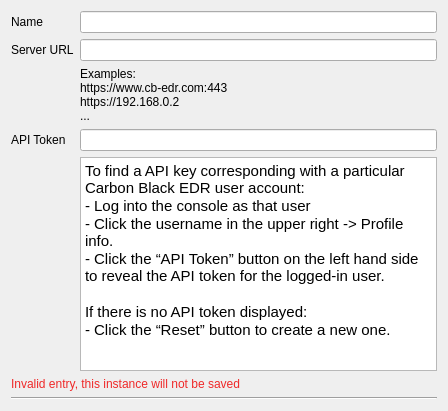
<?xml version="1.0" encoding="UTF-8"?>
<ui version="4.0">
 <class>InstanceEdr</class>
 <widget class="QWidget" name="InstanceEdr">
  <property name="geometry">
   <rect>
    <x>0</x>
    <y>0</y>
    <width>448</width>
    <height>411</height>
   </rect>
  </property>
  <property name="sizePolicy">
   <sizepolicy hsizetype="MinimumExpanding" vsizetype="MinimumExpanding">
    <horstretch>0</horstretch>
    <verstretch>0</verstretch>
   </sizepolicy>
  </property>
  <property name="windowTitle">
   <string>Form</string>
  </property>
  <layout class="QVBoxLayout" name="verticalLayout">
   <item>
    <layout class="QFormLayout" name="formLayout">
     <item row="0" column="0">
      <widget class="QLabel" name="label_1">
       <property name="enabled">
        <bool>true</bool>
       </property>
       <property name="text">
        <string>Name</string>
       </property>
      </widget>
     </item>
     <item row="0" column="1">
      <widget class="QLineEdit" name="lineEdit_name">
       <property name="enabled">
        <bool>true</bool>
       </property>
      </widget>
     </item>
     <item row="1" column="0">
      <widget class="QLabel" name="label_2">
       <property name="text">
        <string>Server URL</string>
       </property>
      </widget>
     </item>
     <item row="1" column="1">
      <widget class="QLineEdit" name="lineEdit_url">
       <property name="text">
        <string/>
       </property>
      </widget>
     </item>
     <item row="2" column="1">
      <widget class="QLabel" name="label_4">
       <property name="text">
        <string>Examples:
https://www.cb-edr.com:443
https://192.168.0.2
...</string>
       </property>
      </widget>
     </item>
     <item row="3" column="0">
      <widget class="QLabel" name="label_3">
       <property name="text">
        <string>API Token</string>
       </property>
      </widget>
     </item>
     <item row="3" column="1">
      <widget class="QLineEdit" name="lineEdit_api">
       <property name="text">
        <string/>
       </property>
      </widget>
     </item>
     <item row="4" column="1">
      <widget class="QTextEdit" name="textEdit">
       <property name="html">
        <string>&lt;!DOCTYPE HTML PUBLIC &quot;-//W3C//DTD HTML 4.0//EN&quot; &quot;http://www.w3.org/TR/REC-html40/strict.dtd&quot;&gt;
&lt;html&gt;&lt;head&gt;&lt;meta name=&quot;qrichtext&quot; content=&quot;1&quot; /&gt;&lt;style type=&quot;text/css&quot;&gt;
p, li { white-space: pre-wrap; }
&lt;/style&gt;&lt;/head&gt;&lt;body style=&quot; font-family:'Ubuntu'; font-size:11pt; font-weight:400; font-style:normal;&quot;&gt;
&lt;p style=&quot; margin-top:0px; margin-bottom:0px; margin-left:0px; margin-right:0px; -qt-block-indent:0; text-indent:0px;&quot;&gt;To find a API key corresponding with a particular Carbon Black EDR user account:&lt;/p&gt;
&lt;p style=&quot; margin-top:0px; margin-bottom:0px; margin-left:0px; margin-right:0px; -qt-block-indent:0; text-indent:0px;&quot;&gt;- Log into the console as that user&lt;/p&gt;
&lt;p style=&quot; margin-top:0px; margin-bottom:0px; margin-left:0px; margin-right:0px; -qt-block-indent:0; text-indent:0px;&quot;&gt;- Click the username in the upper right -&amp;gt; Profile info.&lt;/p&gt;
&lt;p style=&quot; margin-top:0px; margin-bottom:0px; margin-left:0px; margin-right:0px; -qt-block-indent:0; text-indent:0px;&quot;&gt;- Click the “API Token” button on the left hand side to reveal the API token for the logged-in user.&lt;/p&gt;
&lt;p style=&quot;-qt-paragraph-type:empty; margin-top:0px; margin-bottom:0px; margin-left:0px; margin-right:0px; -qt-block-indent:0; text-indent:0px;&quot;&gt;&lt;br /&gt;&lt;/p&gt;
&lt;p style=&quot; margin-top:0px; margin-bottom:0px; margin-left:0px; margin-right:0px; -qt-block-indent:0; text-indent:0px;&quot;&gt;If there is no API token displayed:&lt;/p&gt;
&lt;p style=&quot; margin-top:0px; margin-bottom:0px; margin-left:0px; margin-right:0px; -qt-block-indent:0; text-indent:0px;&quot;&gt;- Click the “Reset” button to create a new one.&lt;/p&gt;&lt;/body&gt;&lt;/html&gt;</string>
       </property>
      </widget>
     </item>
    </layout>
   </item>
   <item>
    <widget class="QLabel" name="label_invalid">
     <property name="palette">
      <palette>
       <active>
        <colorrole role="ButtonText">
         <brush brushstyle="SolidPattern">
          <color alpha="255">
           <red>239</red>
           <green>41</green>
           <blue>41</blue>
          </color>
         </brush>
        </colorrole>
       </active>
       <inactive>
        <colorrole role="ButtonText">
         <brush brushstyle="SolidPattern">
          <color alpha="255">
           <red>239</red>
           <green>41</green>
           <blue>41</blue>
          </color>
         </brush>
        </colorrole>
       </inactive>
       <disabled>
        <colorrole role="ButtonText">
         <brush brushstyle="SolidPattern">
          <color alpha="255">
           <red>190</red>
           <green>190</green>
           <blue>190</blue>
          </color>
         </brush>
        </colorrole>
       </disabled>
      </palette>
     </property>
     <property name="text">
      <string>&lt;html&gt;&lt;head/&gt;&lt;body&gt;&lt;p&gt;&lt;span style=&quot; color:#ef2929;&quot;&gt;Invalid entry, this instance will not be saved&lt;/span&gt;&lt;/p&gt;&lt;/body&gt;&lt;/html&gt;</string>
     </property>
    </widget>
   </item>
   <item>
    <widget class="Line" name="line">
     <property name="orientation">
      <enum>Qt::Horizontal</enum>
     </property>
    </widget>
   </item>
  </layout>
 </widget>
 <resources/>
 <connections/>
</ui>
